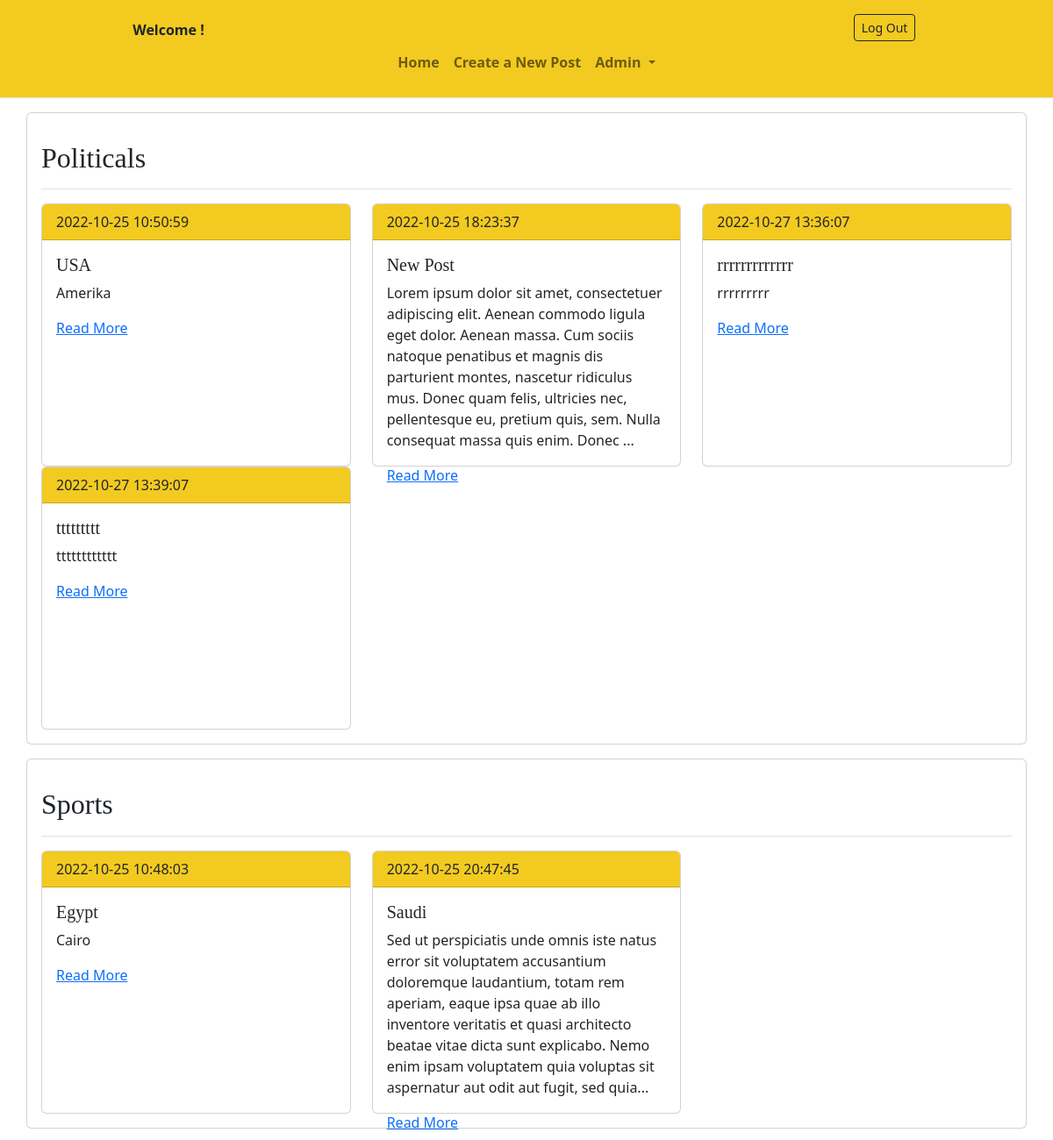
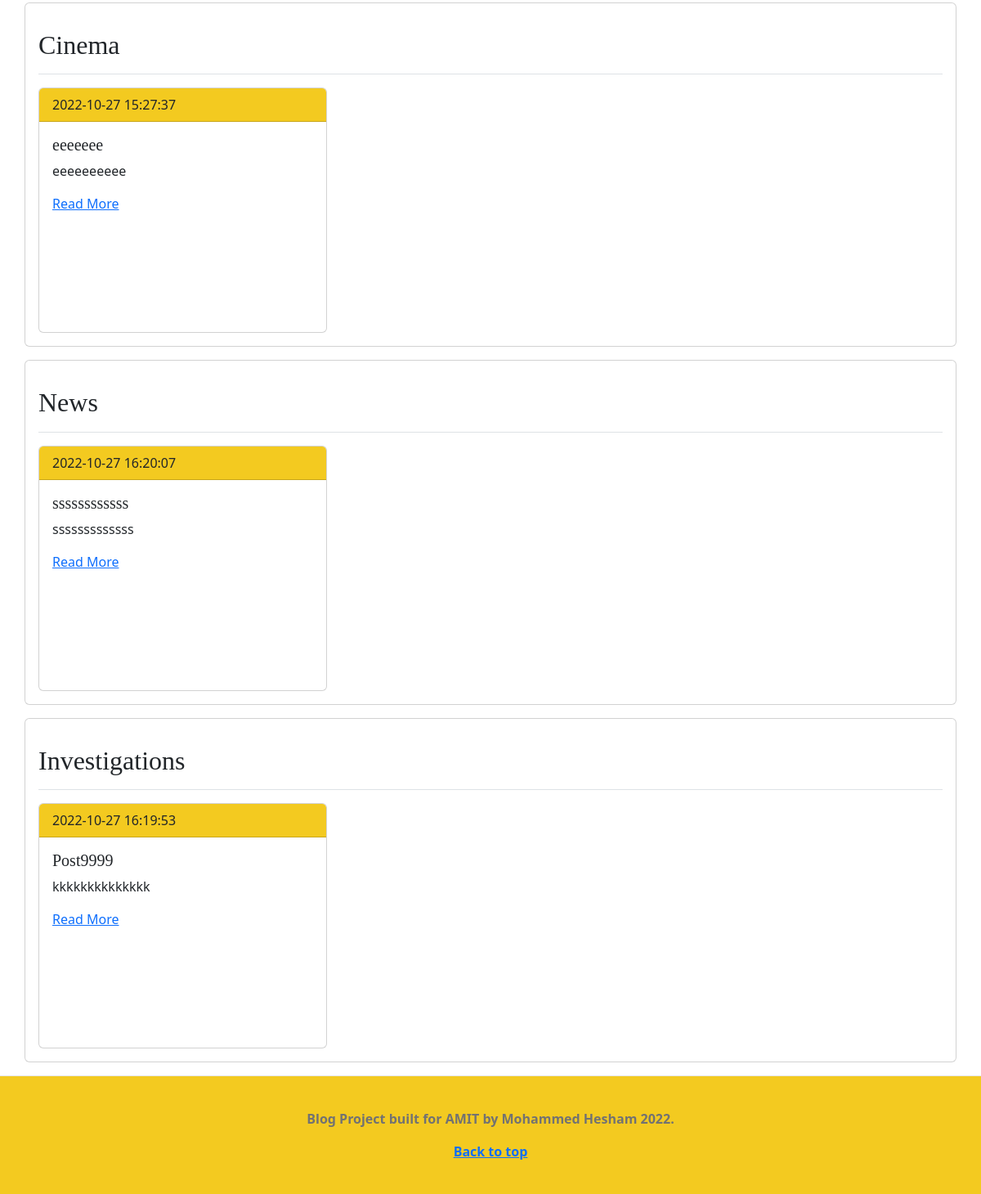
The page / on the database its author committed (2 pictures, top to bottom).
### tables this page shows
CREATE TABLE `sections` (
  `ID` int(11) NOT NULL,
  `Name` varchar(50) NOT NULL,
  `Status` varchar(50) NOT NULL
);

CREATE TABLE `posts` (
  `Post_ID` int(11) NOT NULL,
  `Sections_ID` int(11) NOT NULL,
  `User_ID` int(11) NOT NULL,
  `Create_Date` date NOT NULL,
  `Content` longtext NOT NULL,
  `Status` varchar(50) NOT NULL,
  `Update_Date` datetime NOT NULL DEFAULT current_timestamp() ON UPDATE current_timestamp(),
  `Title` varchar(50) NOT NULL
);

### index.php (the view, shortened to what this page needs)
<?php
    require_once 'config.php';
    require_once 'layout/header.php';
  ?>
<?php
function ellipsis($long_string, $max_character = 300)
{
    $short_string = strlen($long_string) > $max_character ? substr($long_string, 0, $max_character) . "..." : $long_string;
    return $short_string;
}
?>
<?php
  try {
  $sql = "SELECT * FROM sections";
  $stmt = $conn->prepare($sql);
  $stmt->execute();
  $sections = $stmt->setFetchMode(PDO::FETCH_ASSOC);
  $sections = $stmt->fetchAll();
  }
  catch (PDOException $e) {
  echo "Error: " . $e->getMessage();
  }
?>
  <?php foreach ($sections as $section) : ?>
    <?php
    try {
      $sql = "SELECT * FROM posts where Sections_ID=:id";
      $stmt = $conn->prepare($sql);
      $stmt->bindParam(':id', $section['ID'] );
      $stmt->execute();
      $posts = $stmt->setFetchMode(PDO::FETCH_ASSOC);
      $posts = $stmt->fetchAll();
    }
    catch (PDOException $e) {
      echo "Error: " . $e->getMessage();
    }
  ?>
  <div class="container card my-3 p-3">
      <div class="d-flex justify-content-between flex-wrap flex-md-nowrap align-items-center pt-3 pb-2 mb-3 border-bottom">
        <h1 class="h2"><?= $section['Name'] ?></h1>
      </div>
      <div class="row">
        <?php foreach ($posts as $post) : ?>
          <div class="col-sm-4" style="height:300px;">
            <div class="card" style="height:300px;">
                <div class="card-header" style="background-color: #f3ca20;">
                  <?= $post['Update_Date'] ?>
                </div>
                <div class="card-body">
                  <h5 class="card-title"><?= $post['Title'] ?></h5>
                  <p class="card-text"><?= ellipsis($post['Content']) ?></p>
                  <a href="http://localhost:8080/FullStack/Backend/post_view.php?id=<?= $post['Post_ID'] ?>">Read More</a>
                </div>
              </div>
            </div>
        <?php endforeach; ?>
      </div>
  </div>
  <?php endforeach; ?>
<?php require_once 'layout/footer.php';?>

### blog.css (style rules this page uses)
h1, h2, h3, h4, h5, h6 { font-family: "Playfair Display", Georgia, "Times New Roman", serif; }

### rows shown on the page
sections: Name "Politicals"
posts: Update_Date "2022-10-25 10:50:59", Title "USA", Content "Amerika"
posts: Update_Date "2022-10-25 18:23:37", Title "New Post", Content "Lorem ipsum dolor sit amet, consectetuer adipiscing elit. Aenean commodo ligula eget dolor. Aenean massa. Cum sociis natoque penatibus et magnis dis parturient montes, nascetur ridiculus mus. Donec quam felis, ultricies nec, pellentesque eu, pretium quis, sem. Nulla consequat massa quis enim. Donec ..."
posts: Update_Date "2022-10-27 13:36:07", Title "rrrrrrrrrrrrr", Content "rrrrrrrrr"
posts: Update_Date "2022-10-27 13:39:07", Title "ttttttttt", Content "tttttttttttt"
sections: Name "Sports"
posts: Update_Date "2022-10-25 10:48:03", Title "Egypt", Content "Cairo"
posts: Update_Date "2022-10-25 20:47:45", Title "Saudi", Content "Sed ut perspiciatis unde omnis iste natus error sit voluptatem accusantium doloremque laudantium, totam rem aperiam, eaque ipsa quae ab illo inventore veritatis et quasi architecto beatae vitae dicta sunt explicabo. Nemo enim ipsam voluptatem quia voluptas sit aspernatur aut odit aut fugit, sed quia..."
sections: Name "Cinema"
posts: Update_Date "2022-10-27 15:27:37", Title "eeeeeee", Content "eeeeeeeeee"
sections: Name "News"
posts: Update_Date "2022-10-27 16:20:07", Title "ssssssssssss", Content "sssssssssssss"
sections: Name "Investigations"
posts: Update_Date "2022-10-27 16:19:53", Title "Post9999", Content "kkkkkkkkkkkkkk"
